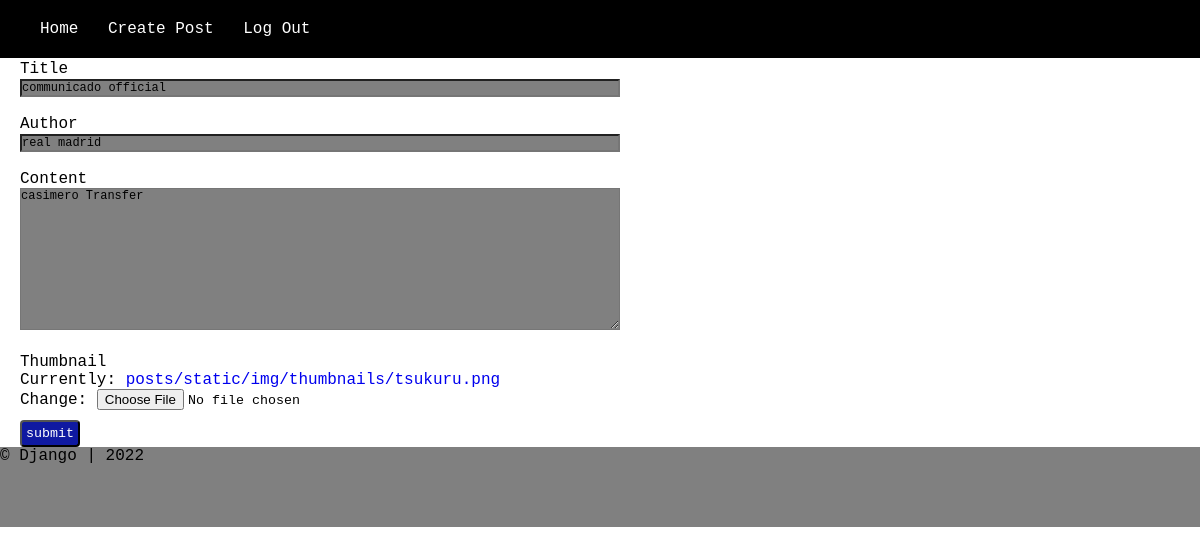
Page /post/update/4 (signed in) on the committed database.
### posts/models.py (models this page shows, shortened)
class Post(models.Model):
    title = models.CharField(max_length=50)
    author = models.CharField(max_length=50)
    content = models.TextField()
    thumbnail = models.ImageField(upload_to='posts/static/img/thumbnails', default='default.png')
    date_created=models.DateTimeField(auto_now_add=True)

### posts/views.py (the view, shortened to what this page needs)
# urls.py: path('post/update/<int:post_id>', views.update_post, name='update_post')
@login_required
def update_post(request, post_id):
    post_to_update = Post.objects.get(pk = post_id)
    form = PostCreationForm(instance = post_to_update)
    context = {
        'form': form
    }
    return render(request, 'update.html', context)

### posts/forms.py
class PostCreationForm(forms.ModelForm):
    title = forms.CharField(widget=forms.TextInput(attrs={'class': 'form-control'}))
    content = forms.CharField(widget=forms.Textarea(attrs={'class': 'form-control'}))
    author = forms.CharField(widget=forms.TextInput(attrs={'class': 'form-control'}))
    class Meta:
        model = Post
        fields = '__all__'

### templates/update.html (shortened to what this page needs)
{% extends 'base.html' %}
{% block content %}
<h1>Create a Post</h1>
    <form method="post" class="post_form" enctype="multipart/form-data">
        {% for item in form %}
               <div class="form-group">
                <p class="label">{{ item.label }}</p>
                {{item}}
               </div>
        {% endfor %}
        <div class="form-group">
            <input type="submit" value="submit" class="btn">
        </div>
    </form>
{% endblock content %}

### posts/static/css/main.css (style rules this page uses)
* { padding: 0; margin: 0; box-sizing: border-box; font-family: 'Kinnari', 'Courier New', Courier, monospace; }
h1 { margin: 5px; }
a { text-decoration: none; }
.post_form { margin-left: 20px; width: 50%; }
.form-control { background: gray; width: 100%; font-size: 12px; }
.form-group { margin-top: 10px; }
.label { margin-top: 18px; }
.btn { background-color: rgb(15, 25, 161); cursor: pointer; color: white; padding: 4px; border-radius: 4px; }

### rows in the picture
Post: form "communicado official" "real madrid" "casimero Transfer"

### other values in the picture
{{ item.label }} "Title" "Author" "Content" "Thumbnail"
